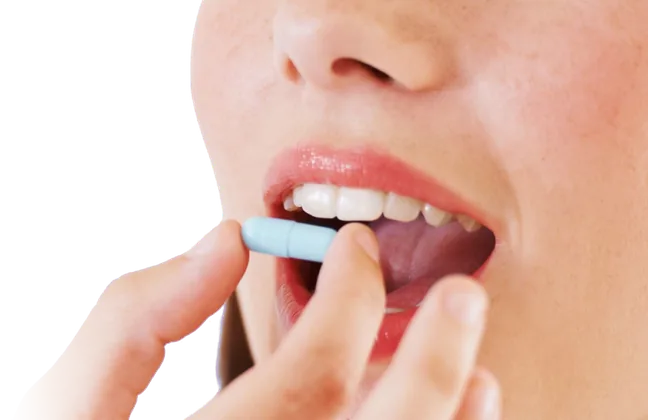
#> input picture assets/routes/oral.webp, 648 x 420 px
$ python -i build-route-images.py   (imports and definitions only)
#> lines starting #> are read from the running program, lines starting #| are printed output that depends on the picture; after the words box and inside, x2 and y2 are one past the last pixel; in counts of white or black regions, pixels touching at a corner belong together
#!/usr/bin/env python3
"""
Turn the route-of-administration photos into transparent-background PNGs for the
stage 2 buttons.

Every source photo puts its subject on the same flat lavender backdrop,
RGB(196, 206, 255). This keys that backdrop out, keeping only the region
connected to the image border so similar colours inside the subject (the pale
blue capsule in Oral, for example) stay opaque. Partly transparent edge pixels
get their backdrop contribution unmixed so no lavender fringe survives on the
blue button.

Sources:  ea-work/data-for-daily-tasks/Routes of Administration - Images/
Output:   assets/routes/<route>.webp

WebP rather than PNG: these are photographs with an alpha channel, where PNG is
badly inefficient. The same seven images are 3.1 MB as PNG and 193 KB as WebP.

Run from the project folder: python3 build-route-images.py
"""
import os
from pathlib import Path

import numpy as np
from PIL import Image
from scipy import ndimage

SRC = Path(os.environ.get(
    "PE_ROUTE_IMAGES",
    Path(__file__).resolve().parents[2] / "data-for-daily-tasks" / "Routes of Administration - Images",
))
OUT = Path(__file__).parent / "assets" / "routes"

BACKDROP = np.array([196, 206, 255], dtype=np.float32)

# Distance from the backdrop colour, in RGB units. At or below SOLID a pixel is
# treated as pure backdrop; at or above CLEAR it is pure subject; between the two
# the alpha ramps, which keeps hair and glass edges soft.
SOLID, CLEAR = 10.0, 46.0

# The header mark, which lives in the same source folder as the route photos.
MARK_FILE = "Excipients Sourcing Navigator.jpg"

# The mark is blue line art on white. Same keying idea as the photos, with white
# as the backdrop instead of lavender, and a tighter ramp because the edges are
# vector-clean rather than photographic.
MARK_SOLID, MARK_CLEAR = 8.0, 60.0
MARK_H = 144          # 3x the 48px the header renders it at

# Source file -> output slug. Output names follow the project's kebab-case rule.
FILES = {
    "Oral.jpg": "oral",
    "Injectable.jpg": "injectable",
    "Inhalation _ Pulmonary.jpg": "inhalation-pulmonary",
    "Nasal.jpg": "nasal",
    "Topical.jpg": "topical",
    "Ocular.jpg": "ocular",
    "Vaginal _ Rectal.jpg": "rectal-vaginal",
}

# The tallest card renders the photo about 210 CSS px high, so 420 is 2x for
# retina without carrying pixels nobody sees.
TARGET_H = 420
QUALITY = 82

# The two supplier logo walls on the landing page. These are screenshots, so the
# source names are whatever the screenshot tool produced; replacing a wall means
# updating this map. Both sit on a flat #F5F5F5 backdrop, which gets keyed out so
# the white logo cards float on the page background instead of on a grey slab
# that cuts off the page's dot pattern.
#
# Neither frame is cropped, on purpose. The five columns sit at the same relative
# positions in both screenshots (gutter centres within 0.6% of each other), so
# rendering both at the same width lines the columns up between the two blocks.
# Cropping each to its own content would break that.
SUPPLIER_FILES = {
    "Screenshot 2026-07-30 at 06.38.48.png": "suppliers-featured",
    "Screenshot 2026-07-30 at 06.40.09.png": "suppliers-all",
}
SUPPLIER_BACKDROP = np.array([245, 245, 245], dtype=np.float32)
SUPPLIER_SOLID, SUPPLIER_CLEAR = 4.0, 14.0   # white cards are 17 away, so they stay
SUPPLIER_MAX_W = 1680                        # 2x the 820px the block renders at

# Rows to shave off the top of a wall. The featured screenshot caught four rows
# of a blue underline belonging to the heading above it, which otherwise renders
# as a stray blue dash under "Our Suppliers". Its cards start at row 42, so
# taking eight rows loses nothing. Trimming rows only, never columns, keeps the
# two walls the same width and their columns aligned.
SUPPLIER_TRIM_TOP = {"suppliers-featured": 8}

# Cards anchor the photo to their right edge, so its left edge floats somewhere
# in the middle of the card and would otherwise show as a hard vertical seam
# against the blue. Ramping alpha to zero across this fraction of the width
# makes the photo dissolve into the card instead.
FADE_W = 0.22


def key_out(path):
#> called with path = 'assets/routes/oral.webp'
    rgb = np.asarray(Image.open(path).convert("RGB"), dtype=np.float32)
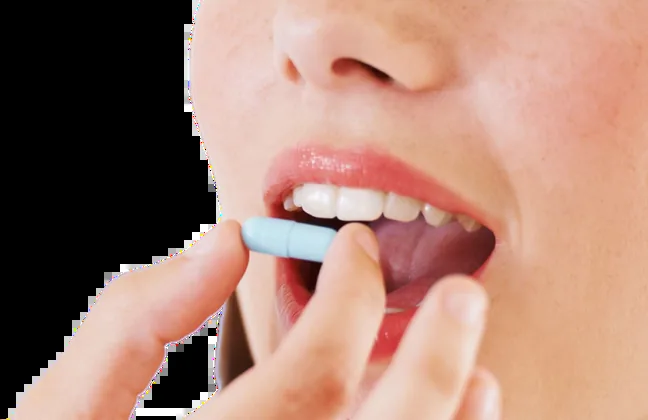
#> rgb: shape (420, 648, 3) float32; mean R, G, B 168, 130, 115.6
    dist = np.linalg.norm(rgb - BACKDROP, axis=2)
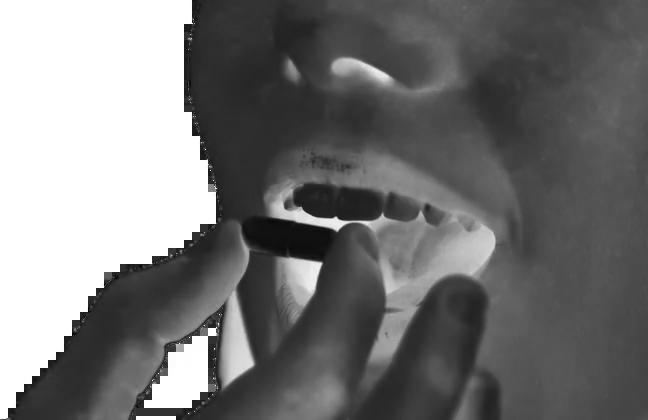
#> dist: shape (420, 648) float32; min 3.61, max 381.9, mean 180.3; drawn with min black and max white

    # Soft alpha straight from the colour distance.
    alpha = np.clip((dist - SOLID) / (CLEAR - SOLID), 0.0, 1.0)
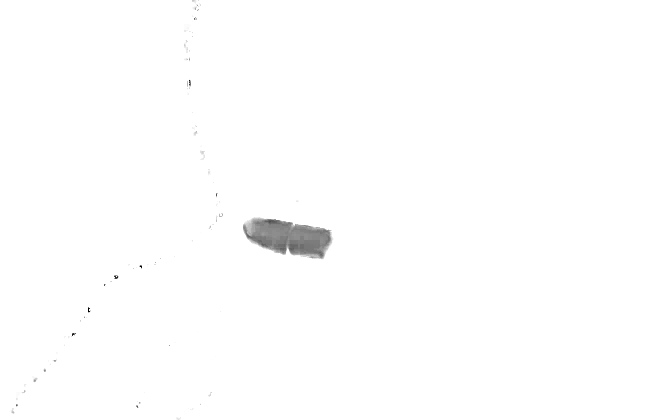
#> alpha: shape (420, 648) float32; min 0, max 1, mean 0.995

    # Only backdrop that reaches the border counts. Anything enclosed by the
    # subject stays fully opaque even if it happens to match the backdrop.
    is_bg = dist < CLEAR
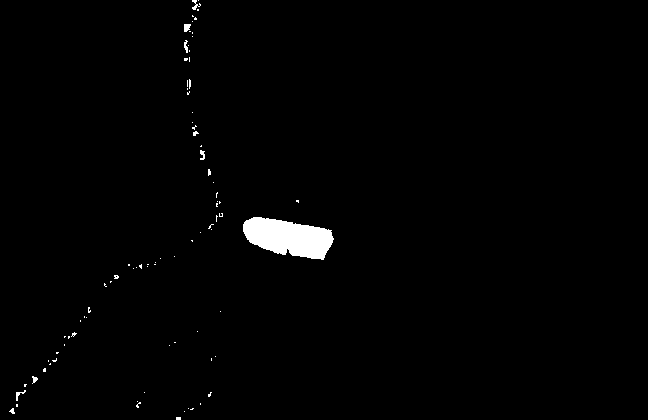
#> is_bg: shape (420, 648) bool; 1.2% white; 85 white regions (77 under 20 px), largest, box (x1, y1, x2, y2) and area: (243, 217, 334, 260) 2629, (184, 24, 191, 32) 44, (192, 0, 201, 10) 39
    labels, n = ndimage.label(is_bg)
#> labels: shape (420, 648) int32; 97 distinct labels, from 0 to 96
#> n = 96
    border = np.concatenate([labels[0, :], labels[-1, :], labels[:, 0], labels[:, -1]])
#> border = 2136 values, max 96 at index 824, min 0 at index 0, mean 0.228
    outer = np.isin(labels, np.unique(border[border > 0]))
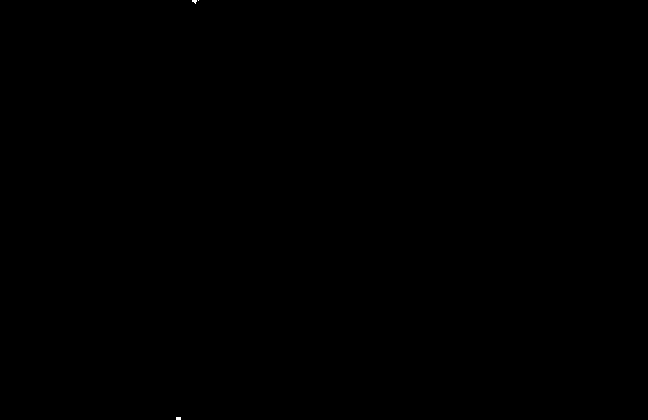
#> outer: shape (420, 648) bool; 0.01% white; 3 white regions (3 under 20 px)
    alpha = np.where(outer, alpha, 1.0)

    # Unmix the backdrop out of partly transparent pixels: observed = a*C + (1-a)*bg.
    a = alpha[..., None]
    with np.errstate(divide="ignore", invalid="ignore"):
        colour = np.where(a > 0.004, (rgb - (1 - a) * BACKDROP) / np.maximum(a, 1e-6), rgb)
    colour = np.clip(colour, 0, 255)

    out = np.dstack([colour, alpha * 255.0]).astype(np.uint8)
    im = Image.fromarray(out, mode="RGBA")

    # Crop to what is actually visible, then scale to a common height.
    bbox = im.getbbox()
#> bbox = (0, 0, 648, 420)
    if bbox:
        im = im.crop(bbox)
    w, h = im.size
#> w = 648; h = 420
    im = im.resize((max(1, round(w * TARGET_H / h)), TARGET_H), Image.LANCZOS)
    return fade_left_edge(im)


def fade_left_edge(im):
    """Ramp alpha to zero across the left edge so it blends into the card."""
    arr = np.asarray(im).astype(np.float32)
    w = arr.shape[1]
#> w = 648
    band = max(1, int(round(w * FADE_W)))
#> band = 143

    x = np.linspace(0.0, 1.0, band, dtype=np.float32)
#> x = 143 values from 0 to 1
    ramp = x * x * (3.0 - 2.0 * x)              # smoothstep, no visible kink
#> ramp = 143 values from 0 to 1
    gradient = np.ones(w, dtype=np.float32)
#> gradient = 648 values from 1 to 1
    gradient[:band] = ramp

    arr[..., 3] *= gradient[None, :]
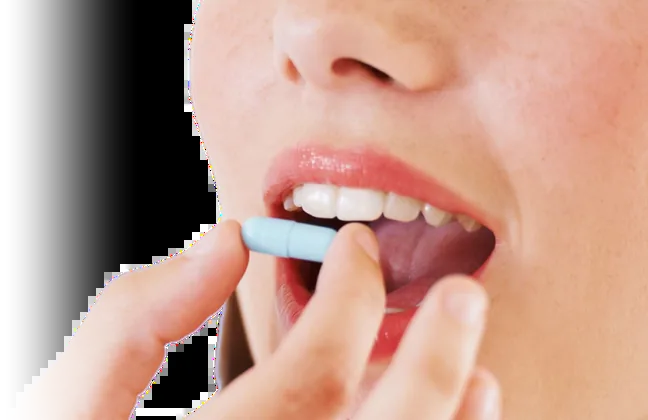
#> arr: shape (420, 648, 4) float32; mean R, G, B, A 168, 130, 115.6, 227.4; transparent parts drawn white
    return Image.fromarray(arr.astype(np.uint8), mode="RGBA")


# [103 lines left out: functions build_navigator_mark, build_supplier_walls, main, not called in this run]


# [2 lines not run here, left out]

>>> result = key_out('assets/routes/oral.webp')

$ run again, on assets/routes/inhalation-pulmonary.webp
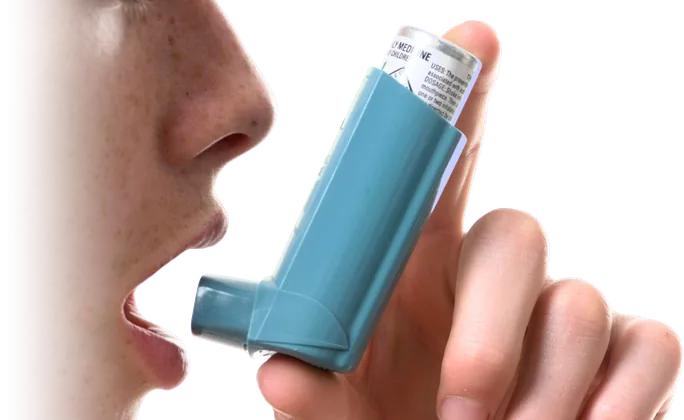
#> input picture assets/routes/inhalation-pulmonary.webp, 684 x 420 px
#> is_bg: shape (420, 684) bool; 1.2% white in thin lines or dots, all inside (x1, y1, x2, y2) = (136, 0, 684, 420)
#> in key_out, `labels, n = ndimage.label(is_bg)`:
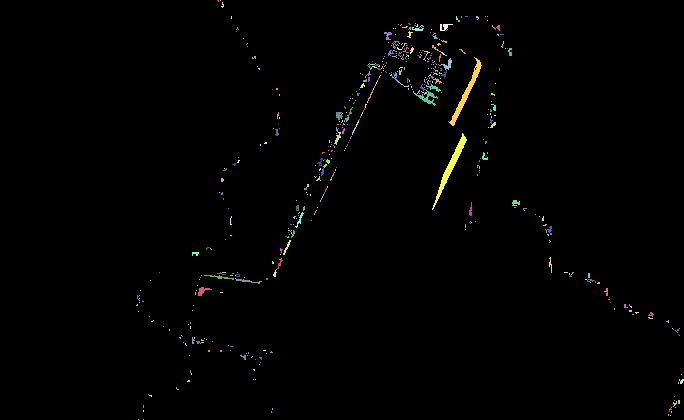
#> labels: shape (420, 684) int32; 627 distinct labels, from 0 to 626; one colour per label, 0 black
#> n = 626
#> border = 2208 values, max 626 at index 827, min 0 at index 0, mean 1.11
#> outer: shape (420, 684) bool; 0.01% white in thin lines or dots, all inside (x1, y1, x2, y2) = (138, 0, 684, 420)
#> bbox = (0, 0, 684, 420)
#> in fade_left_edge, `arr[..., 3] *= gradient[None, :]`:
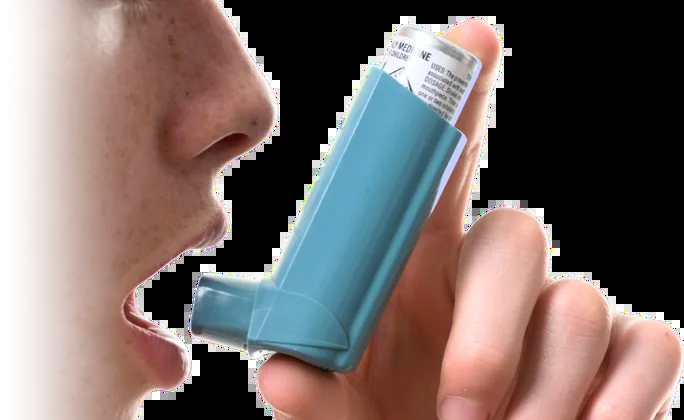
#> arr: shape (420, 684, 4) float32; mean R, G, B, A 110.1, 90.8, 85.8, 227.6; transparent parts drawn white

$ run again, on assets/routes/rectal-vaginal.webp
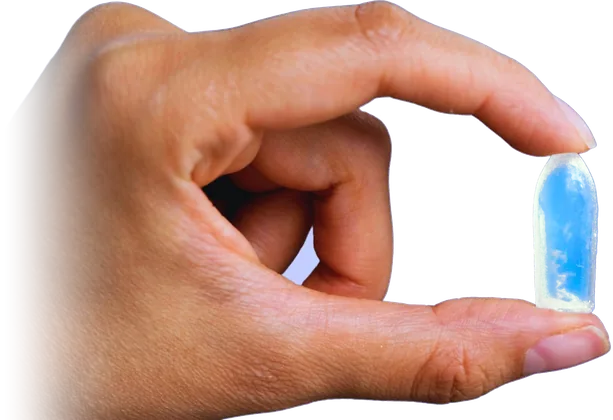
#> input picture assets/routes/rectal-vaginal.webp, 613 x 420 px
#> in key_out, `is_bg = dist < CLEAR`:
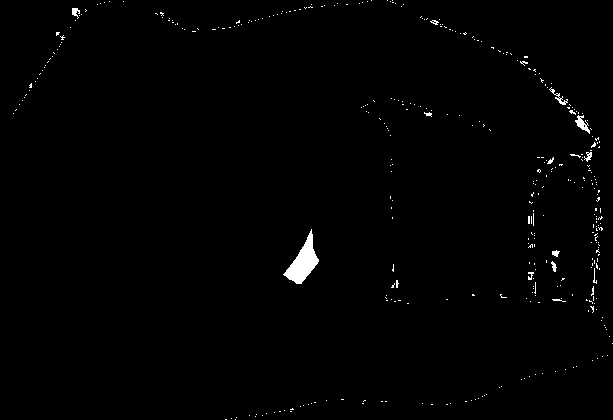
#> is_bg: shape (420, 613) bool; 0.86% white; 375 white regions (362 under 20 px), largest, box (x1, y1, x2, y2) and area: (283, 229, 319, 284) 836, (575, 115, 590, 134) 120, (549, 87, 568, 105) 76
#> labels: shape (420, 613) int32; 470 distinct labels, from 0 to 469
#> n = 469
#> border = 2066 values, max 469 at index 848, min 0 at index 0, mean 0.885
#> outer: shape (420, 613) bool; 0% white in thin lines or dots, all inside (x1, y1, x2, y2) = (225, 0, 613, 420)
#> bbox = (0, 0, 613, 420)
#> in fade_left_edge, `arr[..., 3] *= gradient[None, :]`:
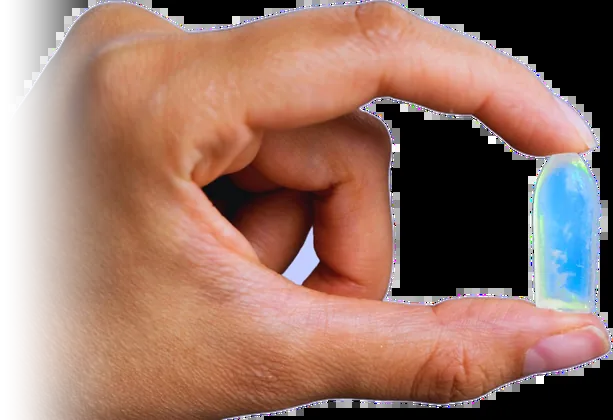
#> arr: shape (420, 613, 4) float32; mean R, G, B, A 134.2, 94.1, 79, 227.5; transparent parts drawn white
